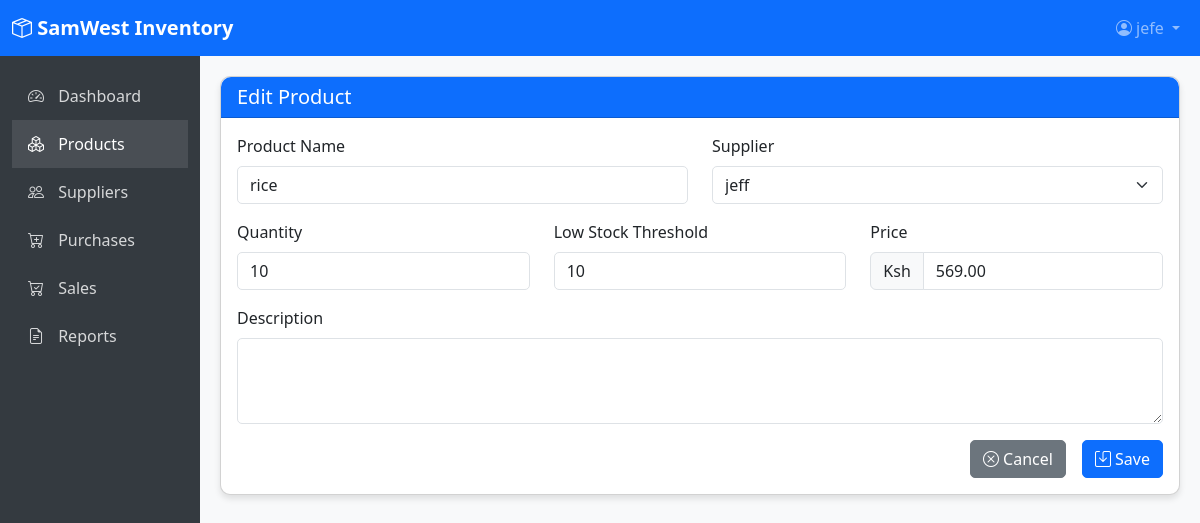
Page /products/edit/1/ (signed in) on the committed database.
### inventory/models.py (models this page shows, shortened)
class Product(models.Model):
    name = models.CharField(max_length=255)
    description = models.TextField(blank=True)
    supplier = models.ForeignKey(Supplier, on_delete=models.SET_NULL, null=True)
    quantity = models.IntegerField(default=0)
    price = models.DecimalField(max_digits=10, decimal_places=2)
    low_stock_threshold = models.IntegerField(default=10)

### inventory/views.py (the view)
# urls.py: path('products/edit/<int:pk>/', views.product_edit, name='product_edit'),
@login_required
def product_edit(request, pk):
    product = get_object_or_404(Product, pk=pk)
    if request.method == "POST":
        form = ProductForm(request.POST, instance=product)
        if form.is_valid():
            form.save()
            messages.success(request, 'Product updated successfully.')
            return redirect('product_list')
    else:
        form = ProductForm(instance=product)
    return render(request, 'product_form.html', {'form': form, 'title': 'Edit Product'})

### inventory/forms.py
class ProductForm(forms.ModelForm):
    class Meta:
        model = Product
        fields = ['name', 'description', 'supplier', 'quantity', 'low_stock_threshold', 'price']
        widgets = {
            'description': forms.Textarea(attrs={'rows': 3}),
            'quantity': forms.NumberInput(attrs={'min': 0}),
            'low_stock_threshold': forms.NumberInput(attrs={'min': 1}),
            'price': forms.NumberInput(attrs={'step': '0.01', 'min': '0'}),
        }
        labels = {
            'low_stock_threshold': 'Low Stock Alert Level'
        }

### inventory/models.py (called while the page is built)
    def __str__(self):
        return self.name

### inventory/templates/product_form.html (shortened to what this page needs)
{% extends 'base.html' %}
{% block content %}
<div class="card">
    <div class="card-header bg-primary text-white">
        <h5 class="card-title mb-0">{{ title }}</h5>
    </div>
    <div class="card-body">
        <form method="post">
            <div class="row mb-3">
                <div class="col-md-6">
                    <label for="{{ form.name.id_for_label }}" class="form-label">Product Name</label>
                    {{ form.name }}
                </div>
                <div class="col-md-6">
                    <label for="{{ form.supplier.id_for_label }}" class="form-label">Supplier</label>
                    {{ form.supplier }}
                </div>
            </div>
            <div class="row mb-3">
                <div class="col-md-4">
                    <label for="{{ form.quantity.id_for_label }}" class="form-label">Quantity</label>
                    {{ form.quantity }}
                </div>
                <div class="col-md-4">
                    <label for="{{ form.low_stock_threshold.id_for_label }}" class="form-label">Low Stock Threshold</label>
                    {{ form.low_stock_threshold }}
                </div>
                <div class="col-md-4">
                    <label for="{{ form.price.id_for_label }}" class="form-label">Price</label>
                    <div class="input-group">
                        <span class="input-group-text">Ksh</span>
                        {{ form.price }}
                    </div>
                </div>
            </div>
            <div class="mb-3">
                <label for="{{ form.description.id_for_label }}" class="form-label">Description</label>
                {{ form.description }}
            </div>
            <div class="d-grid gap-2 d-md-flex justify-content-md-end">
                <a href="{% if product %}{% url 'product_edit' product.pk %}{% else %}{% url 'product_list' %}{% endif %}" class="btn btn-secondary me-md-2">
                    <i class="bi bi-x-circle"></i> Cancel
                </a>
                <button type="submit" class="btn btn-primary">
                    <i class="bi bi-save"></i> Save
                </button>
            </div>
        </form>
    </div>
</div>
{% endblock %}

### inventory/templates/base.html (shortened to what this page needs)
<!DOCTYPE html>
<html lang="en">
<head>
    <link href="https://cdn.jsdelivr.net/npm/bootstrap@5.3.0/dist/css/bootstrap.min.css" rel="stylesheet">
    <link rel="stylesheet" href="https://cdn.jsdelivr.net/npm/bootstrap-icons@1.10.0/font/bootstrap-icons.css">
</head>
<body>
    <nav class="navbar navbar-expand-lg navbar-dark bg-primary">
        <div class="container-fluid">
            <a class="navbar-brand" href="{% url 'dashboard' %}">
                <i class="bi bi-box-seam"></i> SamWest Inventory
            </a>
            <div class="collapse navbar-collapse" id="navbarNav">
                <ul class="navbar-nav ms-auto">
                    {% if user.is_authenticated %}
                    <li class="nav-item dropdown">
                        <a class="nav-link dropdown-toggle" href="#" id="navbarDropdown" role="button" data-bs-toggle="dropdown">
                            <i class="bi bi-person-circle"></i> {{ user.username }}
                        </a>
                    </li>
                    {% endif %}
                </ul>
            </div>
        </div>
    </nav>
    <div class="container-fluid">
        <div class="row">
            {% if user.is_authenticated %}
            <div class="col-md-2 sidebar d-none d-md-block">
                <div class="pt-3">
                    <ul class="nav flex-column">
                        <li class="nav-item">
                            <a class="nav-link {% if request.resolver_match.url_name == 'dashboard' %}active{% endif %}" href="{% url 'dashboard' %}">
                                <i class="bi bi-speedometer2"></i> Dashboard
                            </a>
                        </li>
                        <li class="nav-item">
                            <a class="nav-link {% if 'product' in request.resolver_match.url_name %}active{% endif %}" href="{% url 'product_list' %}">
                                <i class="bi bi-boxes"></i> Products
                            </a>
                        </li>
                        <li class="nav-item">
                            <a class="nav-link {% if 'supplier' in request.resolver_match.url_name %}active{% endif %}" href="{% url 'supplier_list' %}">
                                <i class="bi bi-people"></i> Suppliers
                            </a>
                        </li>
                        <li class="nav-item">
                            <a class="nav-link {% if 'purchase' in request.resolver_match.url_name %}active{% endif %}" href="{% url 'purchase_list' %}">
                                <i class="bi bi-cart-plus"></i> Purchases
                            </a>
                        </li>
                        <li class="nav-item">
                            <a class="nav-link {% if 'sales' in request.resolver_match.url_name %}active{% endif %}" href="{% url 'sales_list' %}">
                                <i class="bi bi-cart-check"></i> Sales
                            </a>
                        </li>
                        <li class="nav-item">
                            <a class="nav-link {% if request.resolver_match.url_name == 'reports' %}active{% endif %}" href="{% url 'reports' %}">
                                <i class="bi bi-file-earmark-text"></i> Reports
                            </a>
                        </li>
                    </ul>
                </div>
            </div>
            {% endif %}
            <div class="{% if user.is_authenticated %}col-md-10{% else %}col-12{% endif %} content">
                {% block content %}{% endblock %}
            </div>
        </div>
    </div>
</body>
</html>

### inventory/templates/base.html (style rules this page uses)
body { background-color: #f8f9fa; }
.navbar-brand { font-weight: 700; }
.card { border-radius: 10px; box-shadow: 0 4px 6px rgba(0, 0, 0, 0.1); margin-bottom: 20px; }
.card-header { border-radius: 10px 10px 0 0 !important; font-weight: 600; }
.sidebar { min-height: calc(100vh - 56px); background: #343a40; color: white; }
.sidebar .nav-link { color: rgba(255, 255, 255, 0.8); padding: 0.75rem 1rem; }
.sidebar .nav-link:hover, .sidebar .nav-link.active { color: white; background: rgba(255, 255, 255, 0.1); }
.sidebar .nav-link i { margin-right: 10px; }
.content { padding: 20px; }
.form-control, .form-select { border-radius: 5px; }
.btn { border-radius: 5px; }

### rows in the picture
Product: name "rice", supplier "jeff", quantity "10", low_stock_threshold "10", price "569.00"

### other values in the picture
{{ user.username }} "jefe"
{{ title }} "Edit Product"
